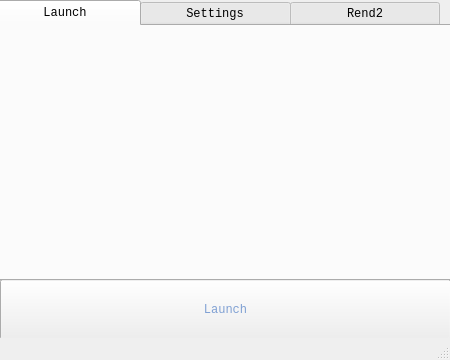
<?xml version="1.0" encoding="UTF-8"?>
<ui version="4.0">
 <class>ioLaunch</class>
 <widget class="QMainWindow" name="ioLaunch">
  <property name="enabled">
   <bool>true</bool>
  </property>
  <property name="geometry">
   <rect>
    <x>0</x>
    <y>0</y>
    <width>450</width>
    <height>360</height>
   </rect>
  </property>
  <property name="sizePolicy">
   <sizepolicy hsizetype="Fixed" vsizetype="Fixed">
    <horstretch>4</horstretch>
    <verstretch>2</verstretch>
   </sizepolicy>
  </property>
  <property name="minimumSize">
   <size>
    <width>450</width>
    <height>360</height>
   </size>
  </property>
  <property name="maximumSize">
   <size>
    <width>450</width>
    <height>360</height>
   </size>
  </property>
  <property name="sizeIncrement">
   <size>
    <width>1</width>
    <height>1</height>
   </size>
  </property>
  <property name="baseSize">
   <size>
    <width>450</width>
    <height>360</height>
   </size>
  </property>
  <property name="font">
   <font>
    <family>Courier New</family>
   </font>
  </property>
  <property name="windowTitle">
   <string>ioLaunch 0.2</string>
  </property>
  <property name="windowIcon">
   <iconset resource="imgs.qrc">
    <normaloff>:/imgs/iolICO.png</normaloff>:/imgs/iolICO.png</iconset>
  </property>
  <property name="styleSheet">
   <string notr="true"/>
  </property>
  <widget class="QWidget" name="centralWidget">
   <property name="sizePolicy">
    <sizepolicy hsizetype="Expanding" vsizetype="Expanding">
     <horstretch>0</horstretch>
     <verstretch>0</verstretch>
    </sizepolicy>
   </property>
   <property name="sizeIncrement">
    <size>
     <width>1</width>
     <height>1</height>
    </size>
   </property>
   <widget class="QPushButton" name="btnLaunch">
    <property name="geometry">
     <rect>
      <x>0</x>
      <y>279</y>
      <width>451</width>
      <height>61</height>
     </rect>
    </property>
    <property name="styleSheet">
     <string notr="true">font: 24pt &quot;Arial Black&quot;;
color: #7fa0d3;</string>
    </property>
    <property name="text">
     <string>Launch</string>
    </property>
   </widget>
   <widget class="QTabWidget" name="tabWidget">
    <property name="geometry">
     <rect>
      <x>-10</x>
      <y>0</y>
      <width>471</width>
      <height>281</height>
     </rect>
    </property>
    <property name="minimumSize">
     <size>
      <width>451</width>
      <height>0</height>
     </size>
    </property>
    <property name="styleSheet">
     <string notr="true">#tabMain{
	background-image: url(:/imgs/iol.png);
	background-repeat: no-repeat;
	background-position:center center;
}
QTabBar::tab{
	width: 150px;
}
QTabWidget::tab-bar{
	alignment: center;
}</string>
    </property>
    <property name="currentIndex">
     <number>0</number>
    </property>
    <widget class="QWidget" name="tabMain">
     <property name="minimumSize">
      <size>
       <width>445</width>
       <height>0</height>
      </size>
     </property>
     <property name="layoutDirection">
      <enum>Qt::LeftToRight</enum>
     </property>
     <attribute name="title">
      <string>Launch</string>
     </attribute>
    </widget>
    <widget class="QWidget" name="tabSettings">
     <attribute name="title">
      <string>Settings</string>
     </attribute>
     <widget class="QComboBox" name="cbResolution">
      <property name="geometry">
       <rect>
        <x>90</x>
        <y>10</y>
        <width>141</width>
        <height>24</height>
       </rect>
      </property>
      <item>
       <property name="text">
        <string>Native</string>
       </property>
      </item>
      <item>
       <property name="text">
        <string>Custom</string>
       </property>
      </item>
      <item>
       <property name="text">
        <string>320x240</string>
       </property>
      </item>
      <item>
       <property name="text">
        <string>400x300</string>
       </property>
      </item>
      <item>
       <property name="text">
        <string>512x384</string>
       </property>
      </item>
      <item>
       <property name="text">
        <string>640x480</string>
       </property>
      </item>
      <item>
       <property name="text">
        <string>800x600</string>
       </property>
      </item>
      <item>
       <property name="text">
        <string>960x720</string>
       </property>
      </item>
      <item>
       <property name="text">
        <string>1024x768</string>
       </property>
      </item>
      <item>
       <property name="text">
        <string>1152x864</string>
       </property>
      </item>
      <item>
       <property name="text">
        <string>1280x1024</string>
       </property>
      </item>
      <item>
       <property name="text">
        <string>1600x1200</string>
       </property>
      </item>
      <item>
       <property name="text">
        <string>2048x1536</string>
       </property>
      </item>
      <item>
       <property name="text">
        <string>856x480(16:9)</string>
       </property>
      </item>
      <item>
       <property name="text">
        <string>1280x720(16:9)</string>
       </property>
      </item>
      <item>
       <property name="text">
        <string>1920x1080(16:9)</string>
       </property>
      </item>
      <item>
       <property name="text">
        <string>1280x800(16:10)</string>
       </property>
      </item>
     </widget>
     <widget class="QSpinBox" name="sbHeight">
      <property name="geometry">
       <rect>
        <x>350</x>
        <y>10</y>
        <width>61</width>
        <height>25</height>
       </rect>
      </property>
      <property name="maximum">
       <number>100000</number>
      </property>
     </widget>
     <widget class="QRadioButton" name="rbWin">
      <property name="geometry">
       <rect>
        <x>200</x>
        <y>40</y>
        <width>121</width>
        <height>21</height>
       </rect>
      </property>
      <property name="text">
       <string>Windowed</string>
      </property>
     </widget>
     <widget class="QSpinBox" name="sbWidth">
      <property name="geometry">
       <rect>
        <x>260</x>
        <y>10</y>
        <width>61</width>
        <height>25</height>
       </rect>
      </property>
      <property name="maximum">
       <number>100000</number>
      </property>
     </widget>
     <widget class="QLabel" name="label_6">
      <property name="geometry">
       <rect>
        <x>10</x>
        <y>10</y>
        <width>81</width>
        <height>21</height>
       </rect>
      </property>
      <property name="text">
       <string>Resolution</string>
      </property>
     </widget>
     <widget class="QLabel" name="label_2">
      <property name="geometry">
       <rect>
        <x>10</x>
        <y>34</y>
        <width>111</width>
        <height>31</height>
       </rect>
      </property>
      <property name="text">
       <string>Screen Mode</string>
      </property>
     </widget>
     <widget class="QLabel" name="label_3">
      <property name="geometry">
       <rect>
        <x>240</x>
        <y>10</y>
        <width>16</width>
        <height>31</height>
       </rect>
      </property>
      <property name="text">
       <string>W</string>
      </property>
     </widget>
     <widget class="QRadioButton" name="rbFull">
      <property name="geometry">
       <rect>
        <x>90</x>
        <y>40</y>
        <width>111</width>
        <height>21</height>
       </rect>
      </property>
      <property name="text">
       <string>FullScreen</string>
      </property>
      <property name="checked">
       <bool>true</bool>
      </property>
     </widget>
     <widget class="QLabel" name="label_4">
      <property name="geometry">
       <rect>
        <x>330</x>
        <y>10</y>
        <width>16</width>
        <height>31</height>
       </rect>
      </property>
      <property name="text">
       <string>H</string>
      </property>
     </widget>
    </widget>
    <widget class="QWidget" name="tabRend2">
     <attribute name="title">
      <string>Rend2</string>
     </attribute>
    </widget>
   </widget>
  </widget>
  <widget class="QStatusBar" name="statusBar"/>
 </widget>
 <layoutdefault spacing="6" margin="11"/>
 <resources>
  <include location="imgs.qrc"/>
 </resources>
 <connections/>
</ui>
